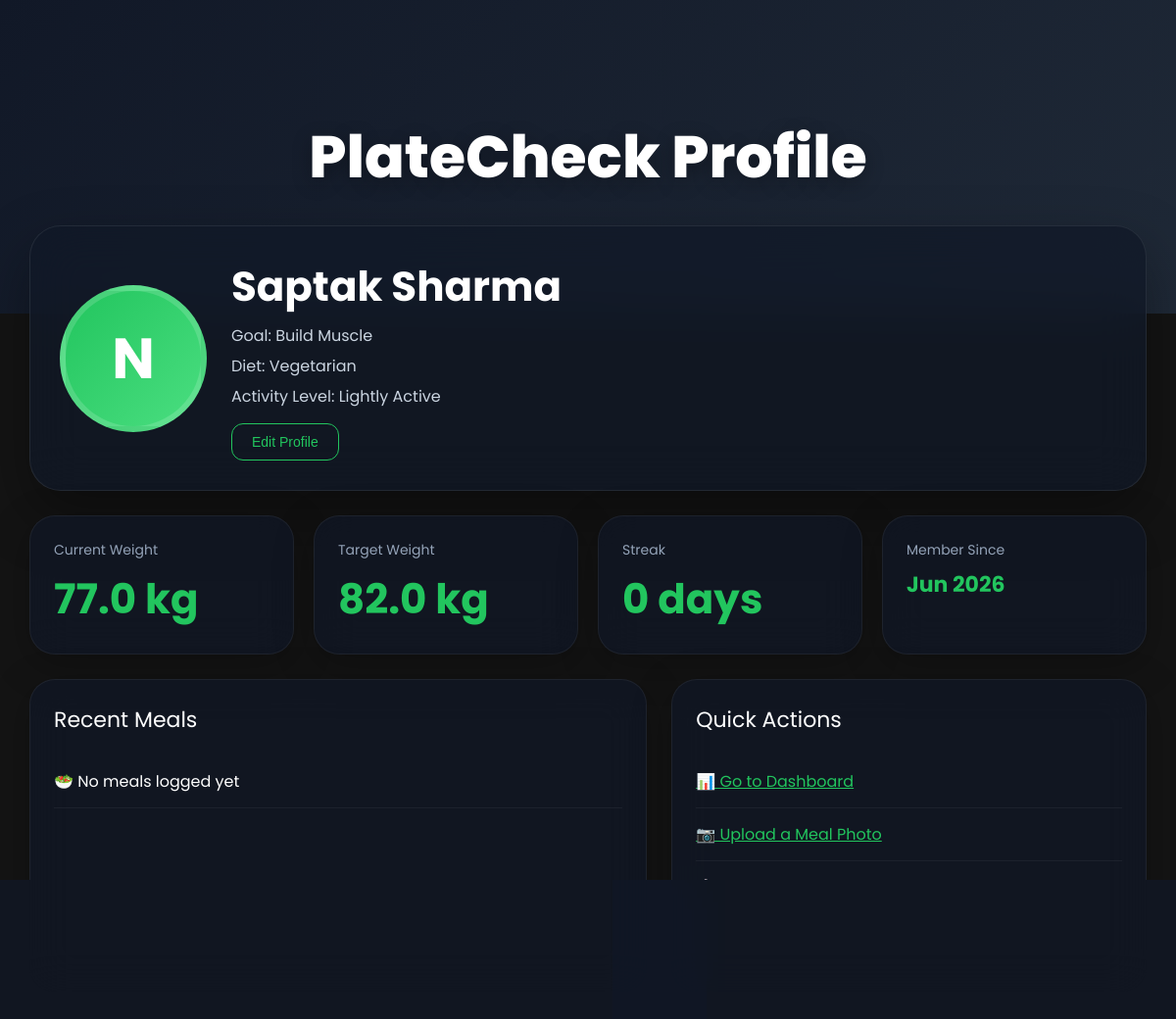
/profile/ (signed in), run on the app's committed database.
### PlateCheckWeb/models.py (models this page shows, shortened)
class UserProfile(models.Model):
    GENDER_CHOICES = [
        ('male', 'Male'),
        ('female', 'Female'),
        ('other', 'Other'),
    ]
    GOAL_CHOICES = [
        ('lose_weight', 'Lose Weight'),
        ('gain_weight', 'Gain Weight'),
        ('build_muscle', 'Build Muscle'),
        ('maintain_weight', 'Maintain Weight'),
    ]
    DIET_CHOICES = [
        ('vegetarian', 'Vegetarian'),
        ('non_vegetarian', 'Non-Vegetarian'),
        ('vegan', 'Vegan'),
        ('eggetarian', 'Eggetarian'),
    ]
    ACTIVITY_CHOICES = [
        ('sedentary', 'Sedentary'),
        ('lightly_active', 'Lightly Active'),
        ('moderately_active', 'Moderately Active'),
        ('very_active', 'Very Active'),
    ]
    user            = models.OneToOneField(User, on_delete=models.CASCADE, related_name='profile')
    full_name       = models.CharField(max_length=150, blank=True)
    age             = models.PositiveIntegerField(null=True, blank=True)
    gender          = models.CharField(max_length=10, choices=GENDER_CHOICES, blank=True)
    height_cm       = models.FloatField(null=True, blank=True)
    weight_kg       = models.FloatField(null=True, blank=True)
    target_weight_kg= models.FloatField(null=True, blank=True)
    goal            = models.CharField(max_length=20, choices=GOAL_CHOICES, blank=True)
    diet_type       = models.CharField(max_length=20, choices=DIET_CHOICES, blank=True)
    activity_level  = models.CharField(max_length=20, choices=ACTIVITY_CHOICES, blank=True)
    streak_days     = models.PositiveIntegerField(default=0)
    profile_complete= models.BooleanField(default=False)
    created_at      = models.DateTimeField(auto_now_add=True)
    updated_at      = models.DateTimeField(auto_now=True)

### PlateCheckWeb/views.py (the view)
# urls.py: path('profile/', views.profile_view, name='profile'),
@login_required(login_url='signup')
def profile_view(request):
    profile = get_object_or_404(UserProfile, user=request.user)
    recent_meals = MealEntry.objects.filter(
        daily_log__user=request.user
    ).select_related('daily_log').order_by('-logged_at')[:10]
    context = {
        'profile': profile,
        'recent_meals': recent_meals,
    }
    return render(request, 'profile.html', context)

### PlateCheckWeb/templates/profile.html (shortened to what this page needs)
<!DOCTYPE html>
<html lang="en">
<head>
</head>
<body>
    <div class="cover">
        <h1>PlateCheck Profile</h1>
    </div>
    <div class="profile">
        <div class="hero-card">
            <div class="avatar">{{ user.username|first|upper }}</div>
            <div class="info">
                <h2>{{ profile.full_name|default:user.username }}</h2>
                <p>Goal: {{ profile.get_goal_display|default:"Not set" }}</p>
                <p>Diet: {{ profile.get_diet_type_display|default:"Not set" }}</p>
                <p>Activity Level: {{ profile.get_activity_level_display|default:"Not set" }}</p>
                <a href="{% url 'complete_profile' %}"><button class="edit-btn">Edit Profile</button></a>
            </div>
        </div>
        <div class="stats">
            <div class="card">
                <div class="card-title">Current Weight</div>
                <div class="big">{{ profile.weight_kg|default:"--" }}{% if profile.weight_kg %} kg{% endif %}</div>
            </div>
            <div class="card">
                <div class="card-title">Target Weight</div>
                <div class="big">{{ profile.target_weight_kg|default:"--" }}{% if profile.target_weight_kg %} kg{% endif %}</div>
            </div>
            <div class="card">
                <div class="card-title">Streak</div>
                <div class="big">{{ profile.streak_days }} days</div>
            </div>
            <div class="card">
                <div class="card-title">Member Since</div>
                <div class="big" style="font-size:22px;margin-top:8px">{{ profile.created_at|date:"M Y" }}</div>
            </div>
        </div>
        <div class="grid">
            <div class="card">
                <div class="section-title">Recent Meals</div>
                <div class="activity">
                    {% for meal in recent_meals %}
                        <div>🍽️ {{ meal.name }} — {{ meal.calories }} cal <span style="color:#94a3b8;font-size:12px">{{ meal.logged_at|date:"d M, H:i" }}</span></div>
                    {% empty %}
                        <div>🥗 No meals logged yet</div>
                    {% endfor %}
                </div>
            </div>
            <div class="card">
                <div class="section-title">Quick Actions</div>
                <div class="activity">
                    <div><a href="{% url 'dashboard' %}" style="color:#22c55e">📊 Go to Dashboard</a></div>
                    <div><a href="{% url 'image_upload' %}" style="color:#22c55e">📷 Upload a Meal Photo</a></div>
                    <div><a href="{% url 'chatbot' %}" style="color:#22c55e">🤖 Chat with AI Coach</a></div>
                    <div><a href="{% url 'complete_profile' %}" style="color:#22c55e">✏️ Edit Profile</a></div>
                </div>
            </div>
        </div>
    </div>
</body>
</html>

### PlateCheckWeb/templates/profile.html (style rules this page uses)
* { margin:0;padding:0;box-sizing:border-box }
body { font-family:Poppins,sans-serif;background:#141414;color:white;min-height:100vh;overflow-x:hidden; }
.cover { height:320px;background:linear-gradient(135deg,#111827,#1f2937);position:relative;display:flex;justify-content:center;align-items:center; }
.cover h1 { font-size:60px;font-weight:800;text-shadow:0 5px 20px rgba(0,0,0,.3); }
.profile { max-width:1300px;margin:-90px auto 50px;padding:0 30px; }
.hero-card { backdrop-filter:blur(25px);background:rgba(17,24,39,.75);border:1px solid rgba(255,255,255,.08);border-radius:32px;padding:30px;display:flex;align-items:center;gap:25px;box-shadow:0 25px 60px rgba(0,0,0,.35); }
.avatar { width:150px;height:150px;border-radius:50%;background:linear-gradient(135deg,#22c55e,#4ade80);display:flex;align-items:center;justify-content:center;font-size:58px;font-weight:700;border:6px solid rgba(255,255,255,.15); }
.info h2 { font-size:42px; }
.info p { color:#cbd5e1;margin-top:6px; }
.stats { display:grid;grid-template-columns:repeat(4,1fr);gap:20px;margin-top:25px; }
.card { background:rgba(17,24,39,.7);backdrop-filter:blur(20px);border:1px solid rgba(255,255,255,.06);border-radius:26px;padding:24px;box-shadow:0 10px 40px rgba(0,0,0,.25); }
.card-title { color:#94a3b8;font-size:14px;margin-bottom:8px; }
.big { font-size:42px;font-weight:700;color:#22c55e; }
.grid { display:grid;grid-template-columns:1.3fr 1fr;gap:25px;margin-top:25px; }
.section-title { font-size:22px;margin-bottom:20px; }
.activity div { padding:14px 0;border-bottom:1px solid rgba(255,255,255,.05); }
.edit-btn { margin-top:15px;padding:10px 20px;border:1px solid #22c55e;border-radius:12px;background:transparent;color:#22c55e;cursor:pointer;font-size:14px; }

### data on the page
UserProfile: full_name "Saptak Sharma", goal "Build Muscle", diet_type "Vegetarian", activity_level "Lightly Active", weight_kg "77.0", target_weight_kg "82.0", streak_days "0", created_at "Jun 2026"

### other printed values
{{ user.username|first|upper }} "N"
